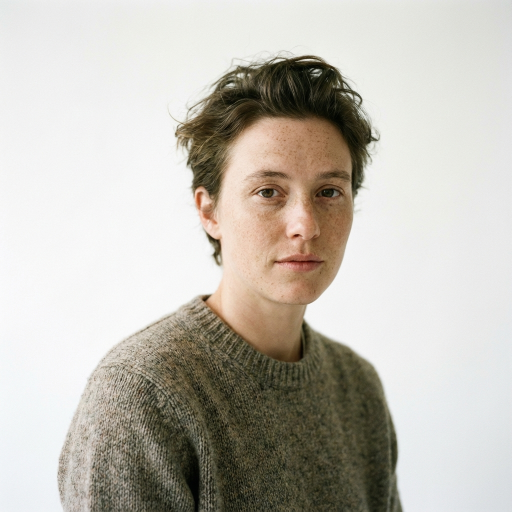
#> input picture sample_face.png, 1024 x 1024 px (shown at 1/2 size)
$ python custom_gaussian.py ../sample_face.png
#> lines starting #> are read from the running program, lines starting #| are printed output that depends on the picture
"""
Custom Gaussian Filter - Kendin Yaz

Gaussian Blur'u sıfırdan implemente et.
OpenCV ile karşılaştır, hız farkını gör.

Bu kodu anlayan CNN'i de anlar!
"""
import argparse
import cv2
import numpy as np
from scipy import ndimage
import matplotlib.pyplot as plt
import time
import os


def load_image(path):
    """Görüntüyü yükle"""
#> called with path = '../sample_face.png'
    if not os.path.isfile(path):
        raise FileNotFoundError(f"Görüntü bulunamadı: {path}")

    img = cv2.imread(path, cv2.IMREAD_GRAYSCALE)
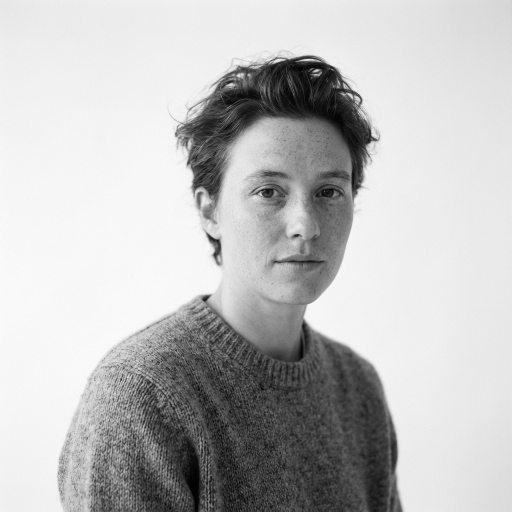
#> img: shape (1024, 1024) (shown at 1/2 size); min 0, max 253, mean 189.6
#| Boyut: (1024, 1024)
    if img is None:
        with open(path, "rb") as f:
            data = np.asarray(bytearray(f.read()), dtype=np.uint8)
        img = cv2.imdecode(data, cv2.IMREAD_GRAYSCALE)

    return img


# [26 lines left out: function create_gaussian_kernel, not called in this run]


def create_gaussian_kernel_fast(size, sigma):
    """
    Gaussian kernel - Vektörize versiyon (daha hızlı)

    1D Gaussian'ların outer product'ı = 2D Gaussian
    """
    size = size if size % 2 == 1 else size + 1

    # 1D koordinatlar
    x = np.arange(size) - size // 2

    # 1D Gaussian
    kernel_1d = np.exp(-x**2 / (2 * sigma**2))

    # 2D Gaussian = outer product
    kernel_2d = np.outer(kernel_1d, kernel_1d)

    return kernel_2d / kernel_2d.sum()


# [49 lines left out: functions convolve2d_manual, convolve2d_vectorized, not called in this run]


def gaussian_blur_separable(image, kernel_size, sigma):
    """
    Ayrılabilir Gaussian - En verimli elle yazım

    2D Gaussian = 1D yatay * 1D dikey
    Hesaplama: O(n²) → O(2n)
    """
#> called with kernel_size = 7, sigma = 1.5
    size = kernel_size if kernel_size % 2 == 1 else kernel_size + 1

    # 1D kernel
    x = np.arange(size) - size // 2
    kernel_1d = np.exp(-x**2 / (2 * sigma**2))
    kernel_1d = kernel_1d / kernel_1d.sum()

    # Önce yatay, sonra dikey
    temp = ndimage.convolve1d(image.astype(np.float64), kernel_1d, axis=1, mode='reflect')
    output = ndimage.convolve1d(temp, kernel_1d, axis=0, mode='reflect')

    return output.astype(np.uint8)


# [84 lines left out: functions benchmark, visualize_kernel, not called in this run]


def compare_results(image, kernel_size=7, sigma=1.5, save_path=None):
    """Elle yazılan ile OpenCV sonuçlarını karşılaştır"""

    kernel = create_gaussian_kernel_fast(kernel_size, sigma)

    # Elle blur
    manual_result = gaussian_blur_separable(image, kernel_size, sigma)

    # OpenCV blur
    opencv_result = cv2.GaussianBlur(image, (kernel_size, kernel_size), sigma)

    # Fark
    diff = cv2.absdiff(manual_result, opencv_result)
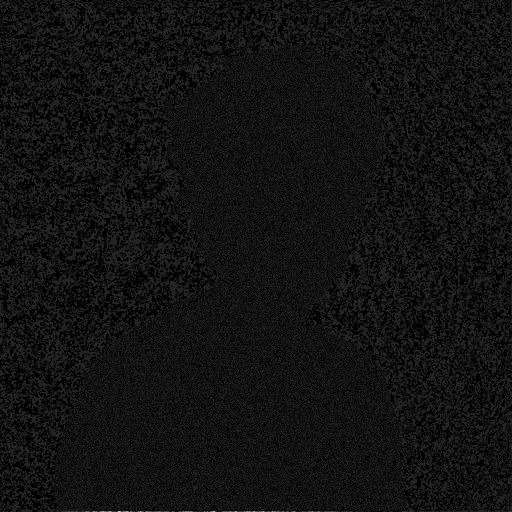
#> diff: shape (1024, 1024) (shown at 1/2 size); min 0, max 7, mean 0.501; drawn with min black and max white

    # Görselleştir
    fig, axes = plt.subplots(2, 3, figsize=(12, 8))
    fig.suptitle(f'Custom vs OpenCV Gaussian Blur (kernel={kernel_size}, sigma={sigma})',
                 fontsize=12, fontweight='bold')

    # Orijinal
    axes[0, 0].imshow(image, cmap='gray')
    axes[0, 0].set_title('Orijinal')
    axes[0, 0].axis('off')

    # Elle yazılan
    axes[0, 1].imshow(manual_result, cmap='gray')
    axes[0, 1].set_title('Custom (Elle Yazılan)')
    axes[0, 1].axis('off')

    # OpenCV
    axes[0, 2].imshow(opencv_result, cmap='gray')
    axes[0, 2].set_title('OpenCV')
    axes[0, 2].axis('off')

    # Kernel
    axes[1, 0].imshow(kernel, cmap='hot')
    axes[1, 0].set_title(f'Gaussian Kernel ({kernel_size}x{kernel_size})')

    # Fark
    axes[1, 1].imshow(diff, cmap='hot')
    axes[1, 1].set_title(f'Fark (Max: {diff.max()}, Mean: {diff.mean():.2f})')

    # Histogram of difference
    axes[1, 2].hist(diff.ravel(), bins=50, color='red', alpha=0.7)
    axes[1, 2].set_title('Fark Histogramı')
    axes[1, 2].set_xlabel('Piksel Farkı')

    plt.tight_layout()

    if save_path:
        plt.savefig(save_path, dpi=150, bbox_inches='tight')
        print(f"Kaydedildi: {save_path}")

    plt.show()
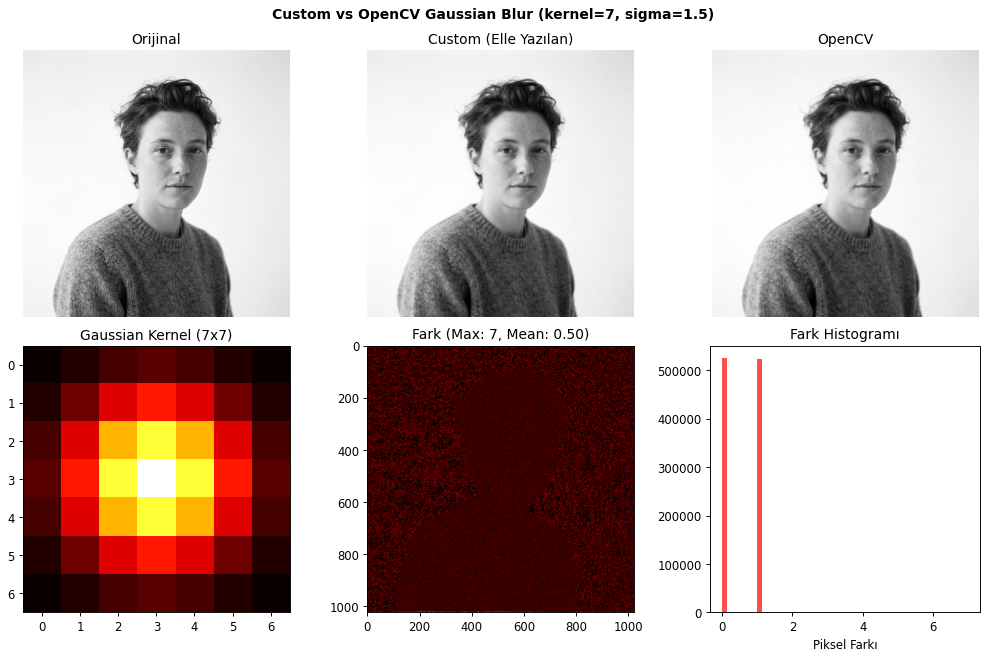
#> figure drawn by matplotlib, 6 panels; panel 6: tallest bar 524931 high, from x = 0 to 0.14


def main():
    parser = argparse.ArgumentParser(description="Custom Gaussian Filter")
    parser.add_argument("image", help="Görüntü yolu")
    parser.add_argument("--kernel", type=int, default=7, help="Kernel boyutu")
    parser.add_argument("--sigma", type=float, default=1.5, help="Sigma değeri")
    parser.add_argument("--benchmark", action="store_true", help="Hız testi yap")
    parser.add_argument("--show-kernel", action="store_true", help="Kernel'i görselleştir")
    parser.add_argument("--save", help="Sonucu kaydet")
    args = parser.parse_args()

    print("Görüntü yükleniyor...")
    image = load_image(args.image)
    print(f"Boyut: {image.shape}")

    if args.show_kernel:
        kernel = create_gaussian_kernel_fast(args.kernel, args.sigma)
        print(f"\nGaussian Kernel ({args.kernel}x{args.kernel}, sigma={args.sigma}):")
        print(kernel.round(4))
        visualize_kernel(kernel)

    if args.benchmark:
        benchmark(image, args.kernel, args.sigma)
    else:
        compare_results(image, args.kernel, args.sigma, args.save)


if __name__ == "__main__":
    main()
